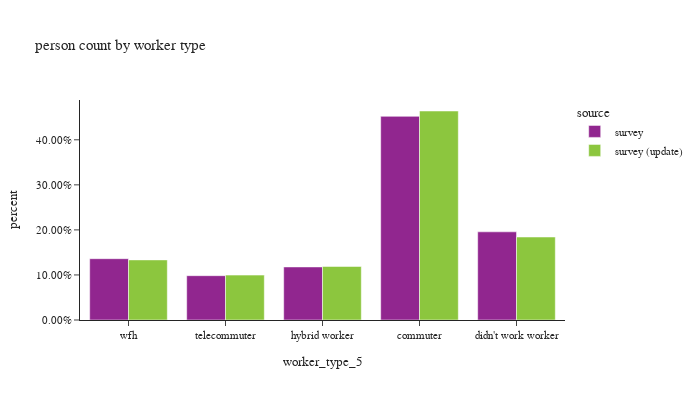

The notebook cell this image was saved under:
### Code cell
# worker counts by worker type
df_worker_count = survey_person_day[survey_person_day['worker_type_5'].isin(workers)].\
    groupby(['source','worker_type_5'])['pdexpfac'].\
    agg(sample_count='size', pdexpfac='sum').reset_index()
df_worker_count['percent'] = df_worker_count.groupby(['source'], group_keys=False)['pdexpfac']. \
    apply(lambda x: x / float(x.sum()))

fig = px.bar(df_worker_count, x="worker_type_5", y="percent", color="source",
             barmode="group",hover_data=['sample_count','pdexpfac'],
             category_orders={'worker_type_5': workers},
             title="person count by worker type")
fig.update_layout(height=400, width=700, font=dict(size=11),
                  yaxis_tickformat = '.2%')
fig.show()

### Figure 1 — Plotly figure (JSON) as saved in the notebook; plotly's stock layout.template omitted (floating-point values rounded to 4 significant figures)
{"data": [{"alignmentgroup": "True", "customdata": [[1249.0, 722800.0], [451.0, 313000.0], [399.0, 188300.0], [562.0, 157300.0], [750.0, 217600.0]], "hovertemplate": "source=survey<br>worker_type_5=%{x}<br>percent=%{y}<br>sample_count=%{customdata[0]}<br>pdexpfac=%{customdata[1]}<extra></extra>", "legendgroup": "survey", "marker": {"color": "#91268F", "pattern": {"shape": ""}}, "name": "survey", "offsetgroup": "survey", "orientation": "v", "showlegend": true, "textposition": "auto", "type": "bar", "x": ["commuter", "didn't work worker", "hybrid worker", "telecommuter", "wfh"], "xaxis": "x", "y": [0.4521, 0.1957, 0.1178, 0.09837, 0.1361], "yaxis": "y"}, {"alignmentgroup": "True", "customdata": [[1318.0, 739800.0], [477.0, 293700.0], [425.0, 189400.0], [577.0, 158900.0], [769.0, 212700.0]], "hovertemplate": "source=survey (update)<br>worker_type_5=%{x}<br>percent=%{y}<br>sample_count=%{customdata[0]}<br>pdexpfac=%{customdata[1]}<extra></extra>", "legendgroup": "survey (update)", "marker": {"color": "#8CC63E", "pattern": {"shape": ""}}, "name": "survey (update)", "offsetgroup": "survey (update)", "orientation": "v", "showlegend": true, "textposition": "auto", "type": "bar", "x": ["commuter", "didn't work worker", "hybrid worker", "telecommuter", "wfh"], "xaxis": "x", "y": [0.4639, 0.1842, 0.1188, 0.09965, 0.1334], "yaxis": "y"}], "layout": {"barmode": "group", "font": {"size": 11}, "height": 400, "legend": {"title": {"text": "source"}, "tracegroupgap": 0}, "title": {"text": "person count by worker type"}, "width": 700, "xaxis": {"anchor": "y", "categoryarray": ["wfh", "telecommuter", "hybrid worker", "commuter", "didn't work worker"], "categoryorder": "array", "domain": [0.0, 1.0], "title": {"text": "worker_type_5"}}, "yaxis": {"anchor": "x", "domain": [0.0, 1.0], "tickformat": ".2%", "title": {"text": "percent"}}}}
